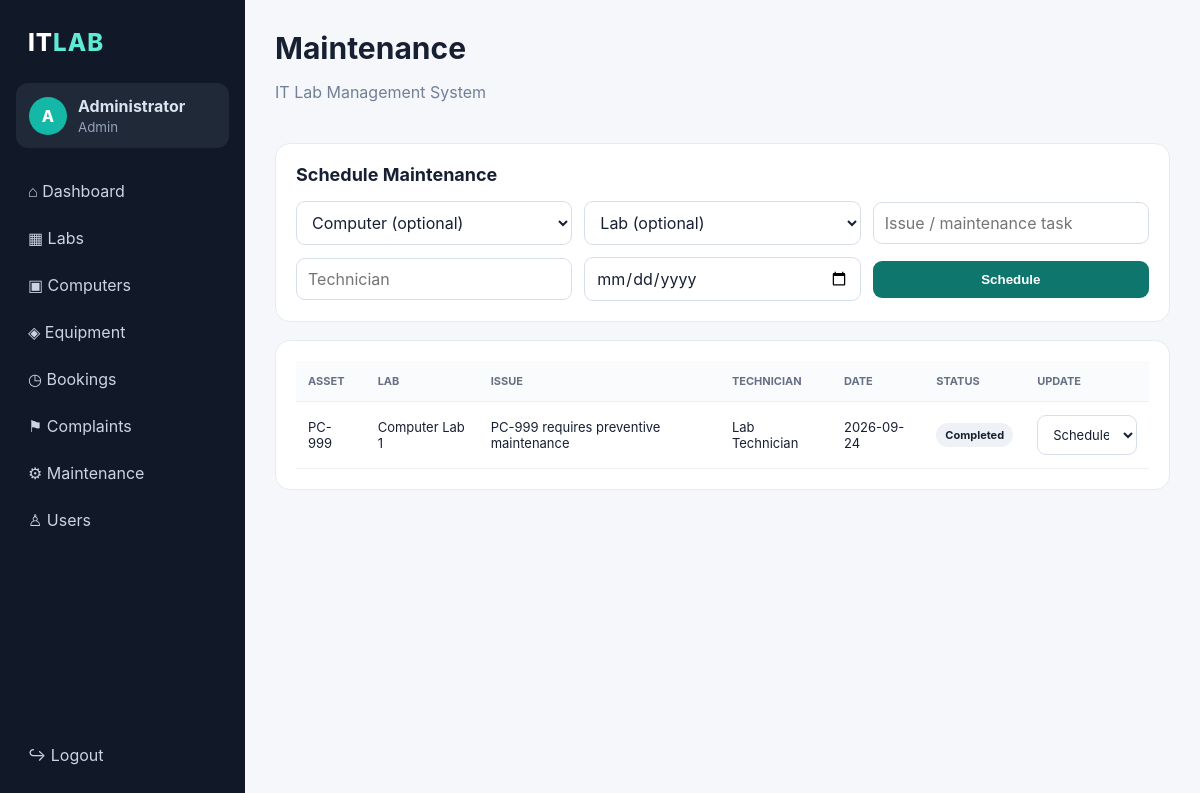
/maintenance (signed in), run on the app's committed database.
### tables this page shows
CREATE TABLE maintenance (
        id INTEGER PRIMARY KEY AUTOINCREMENT,
        computer_id INTEGER,
        lab_id INTEGER,
        issue TEXT NOT NULL,
        technician TEXT,
        scheduled_date TEXT,
        status TEXT NOT NULL DEFAULT 'Scheduled',
        FOREIGN KEY(computer_id) REFERENCES computers(id),
        FOREIGN KEY(lab_id) REFERENCES labs(id)
    );

CREATE TABLE computers (
        id INTEGER PRIMARY KEY AUTOINCREMENT,
        lab_id INTEGER NOT NULL,
        asset_tag TEXT UNIQUE NOT NULL,
        computer_name TEXT NOT NULL,
        ip_address TEXT,
        specs TEXT,
        status TEXT NOT NULL DEFAULT 'Working',
        FOREIGN KEY(lab_id) REFERENCES labs(id)
    );

CREATE TABLE labs (
        id INTEGER PRIMARY KEY AUTOINCREMENT,
        name TEXT NOT NULL,
        room TEXT NOT NULL,
        capacity INTEGER NOT NULL,
        status TEXT NOT NULL DEFAULT 'Available'
    );

### app.py (the view)
@app.route("/maintenance")
@login_required
def maintenance():
    conn=get_db()
    rows=conn.execute("""SELECT m.*,c.asset_tag,l.name lab_name
                         FROM maintenance m
                         LEFT JOIN computers c ON c.id=m.computer_id
                         LEFT JOIN labs l ON l.id=m.lab_id ORDER BY m.id DESC""").fetchall()
    computers=conn.execute("SELECT c.*,l.name lab_name FROM computers c JOIN labs l ON l.id=c.lab_id").fetchall()
    labs=conn.execute("SELECT * FROM labs").fetchall()
    conn.close()
    return render_template("maintenance.html", maintenance=rows, computers=computers, labs=labs)

### app.py (called while the page is built)
def get_db():
    conn = sqlite3.connect(DB)
    conn.row_factory = sqlite3.Row
    return conn

def login_required(f):
    @wraps(f)
    def wrapper(*args, **kwargs):
        if "user_id" not in session:
            return redirect(url_for("login"))
        return f(*args, **kwargs)
    return wrapper

### templates/maintenance.html
{% extends "base.html" %}
{% block heading %}Maintenance{% endblock %}
{% block content %}
{% if session.get('role')=='admin' %}<div class="card"><div class="cardhead"><h2>Schedule Maintenance</h2></div><form class="formgrid" method="post" action="{{url_for('add_maintenance')}}"><select name="computer_id"><option value="">Computer (optional)</option>{% for c in computers %}<option value="{{c.id}}">{{c.asset_tag}} — {{c.lab_name}}</option>{% endfor %}</select><select name="lab_id"><option value="">Lab (optional)</option>{% for l in labs %}<option value="{{l.id}}">{{l.name}}</option>{% endfor %}</select><input name="issue" placeholder="Issue / maintenance task" required><input name="technician" placeholder="Technician"><input type="date" name="scheduled_date"><button class="btn primary">Schedule</button></form></div>{% endif %}
<div class="card"><div class="tablewrap"><table><thead><tr><th>Asset</th><th>Lab</th><th>Issue</th><th>Technician</th><th>Date</th><th>Status</th>{% if session.get('role')=='admin' %}<th>Update</th>{% endif %}</tr></thead><tbody>{% for m in maintenance %}<tr><td>{{m.asset_tag or '—'}}</td><td>{{m.lab_name or '—'}}</td><td>{{m.issue}}</td><td>{{m.technician or '—'}}</td><td>{{m.scheduled_date or '—'}}</td><td><span class="badge">{{m.status}}</span></td>{% if session.get('role')=='admin' %}<td><form method="post" action="{{url_for('maintenance_status',mid=m.id)}}"><select name="status" onchange="this.form.submit()"><option>Scheduled</option><option>In Progress</option><option>Completed</option><option>Cancelled</option></select></form></td>{% endif %}</tr>{% endfor %}</tbody></table></div></div>
{% endblock %}

### static/style.css (style rules this page uses)
* { box-sizing:border-box }
body { margin:0;font-family:Inter,Segoe UI,Arial,sans-serif;background:#f5f7fb;color:#172033 }
h2 { margin:0;font-size:18px }
.card { background:white;border:1px solid #e7ebf1;border-radius:15px;padding:20px;margin-bottom:18px }
.cardhead { display:flex;justify-content:space-between;align-items:center;margin-bottom:16px }
.badge { display:inline-block;background:#eef2f7;border-radius:999px;padding:5px 9px;font-size:11px;font-weight:700 }
.tablewrap { overflow:auto }
table { width:100%;border-collapse:collapse;min-width:760px }
th,td { text-align:left;padding:13px 12px;border-bottom:1px solid #edf0f4;font-size:13px }
th { font-size:11px;text-transform:uppercase;color:#667085;background:#fafbfc }
.formgrid { display:grid;grid-template-columns:repeat(3,1fr);gap:12px;align-items:center }
input,select,textarea { width:100%;border:1px solid #d8dee8;border-radius:9px;padding:10px 11px;background:#fff;color:#172033;font:inherit }
.btn { border:0;border-radius:9px;padding:11px 16px;font-weight:700;cursor:pointer }
.primary { background:#0f766e;color:white }

### data on the page
maintenance: asset_tag "PC-999", name "Computer Lab 1", issue "PC-999 requires preventive maintenance", technician "Lab Technician", scheduled_date "2026-09-24", status "Completed"

### other printed values
{{ session.get('name','U')[0] }} "A"
{{ session.get('name') }} "Administrator"
{{ session.get('role')|capitalize }} "Admin"
